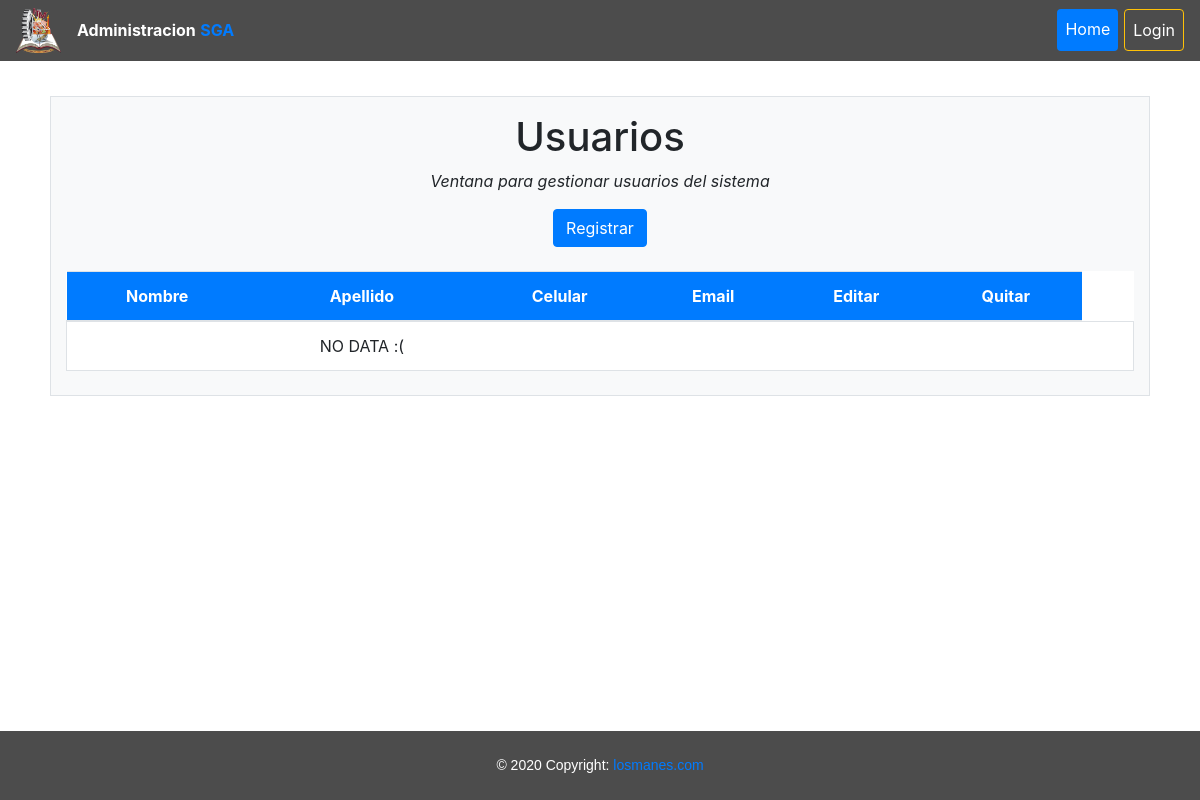
Before: /adminSGA/users with the older database file.
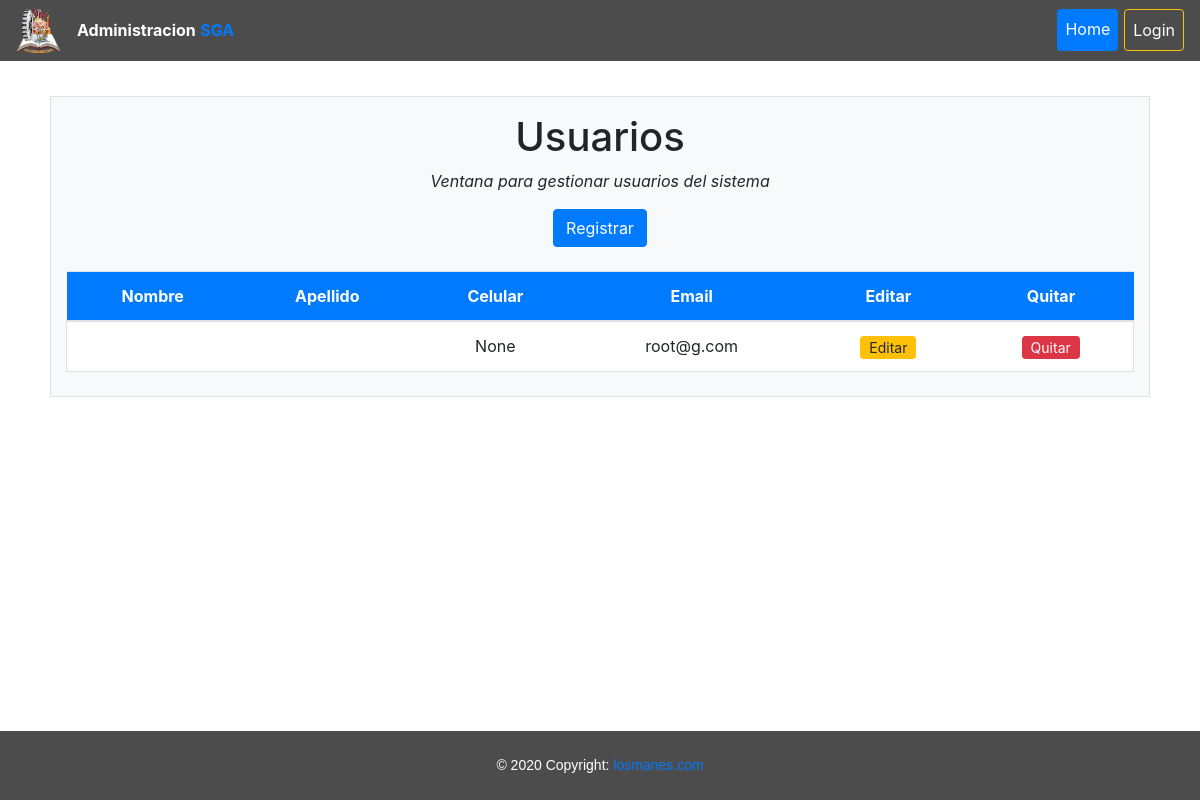
After: the same page with the newer database file.
### AulasTec/models.py (models this page shows)
class User(AbstractUser):
    pass
    celphone = models.CharField(max_length=12, null=True)
    created_at = models.DateTimeField(auto_now_add=True)
    updated_at = models.DateTimeField(auto_now_add=True)

### AulasTec/views.py (the view)
# urls.py: path("adminSGA/users", views.adminSGA_users, name="adminSGA_users"),
def adminSGA_users(request):
    users = User.objects.all()
    return render(request, "adminSGA/users.html", {
        "users": users
    })

### AulasTec/templates/adminSGA/users.html (shortened to what this page needs)
{% extends "adminSGA/layout.html" %}
{% load static %}
{% block body %}
<div class="container-fluid col-12 col-sm-11 bg-light border pt-3 pb-2 mt-5 text-center">
    <h1>Usuarios</h1>
    <p>
        <span class="font-italic">Ventana para gestionar usuarios del sistema</span>
        <br>
    </p>
    <a class="btn btn-primary" href="{% url 'register' %}">Registrar</a>
    <br><br>
    <div class="table-responsive-sm">
        <table class="table text-center bg-white">
            <thead class="bg-primary text-white">
              <tr>
                <th scope="col">Nombre</th>
                <th scope="col">Apellido</th>
                <th scope="col">Celular</th>
                <th scope="col">Email</th>
                <th scope="col">Editar</th>
                <th scope="col">Quitar</th>
              </tr>
            </thead>
            <tbody id="patients_tbody">
                {% if users %}
                    {% for user in users %}
                        <tr class="myRowTable rounded border">
                            <th scope="row">{{ user.first_name }}</th>
                            <td>{{ user.last_name }}</td>
                            <td>{{ user.celphone }}</td>
                            <td>{{ user.email }}</td>
                            <td style="word-break: unset !important;"> <a class="btn btn-warning btn-sm pt-0 pb-0" href="{% url 'adminSGA_EditUser' user.id %}">Editar</a></td>
                            <td style="word-break: unset !important;">
                                {% if not request.user == user %}
                                <form method="POST" action="{% url 'adminSGA_elimUser' user.id %}">
                                    <button class="btn btn-danger btn-sm pt-0 pb-0" type="submit">Quitar</button>
                                </form>
                                {% endif %}
                            </td>
                        </tr>
                    {% endfor %}
                {% else %}
                    <tr class="myRowTable rounded border">
                        <th></th>  <td>NO DATA :(</td>  <td></td>  <td></td> <td></td> <td></td> <td></td>
                    </tr>
                {% endif %}
            </tbody>
        </table>
    </div>
</div>
{% endblock %}

Changed rows visible on the page:
added User: celphone "None", email "root@g.com"
Other visible differences:
text no longer shown: "NO DATA :("
